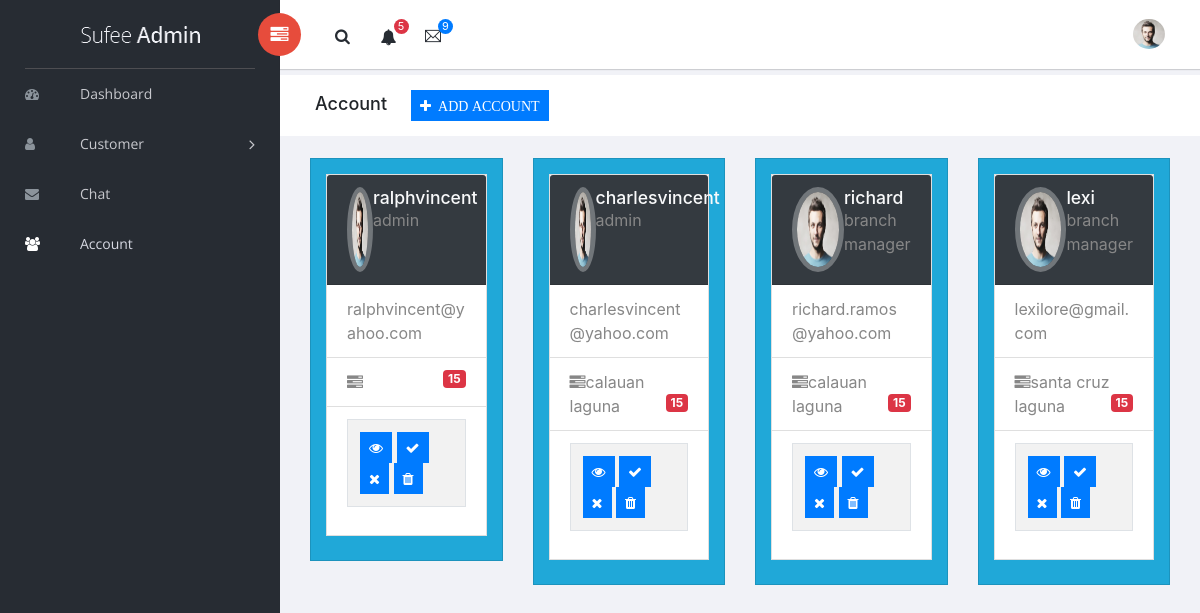
Before: /branch_manager/account.php (signed in) with the older database file.
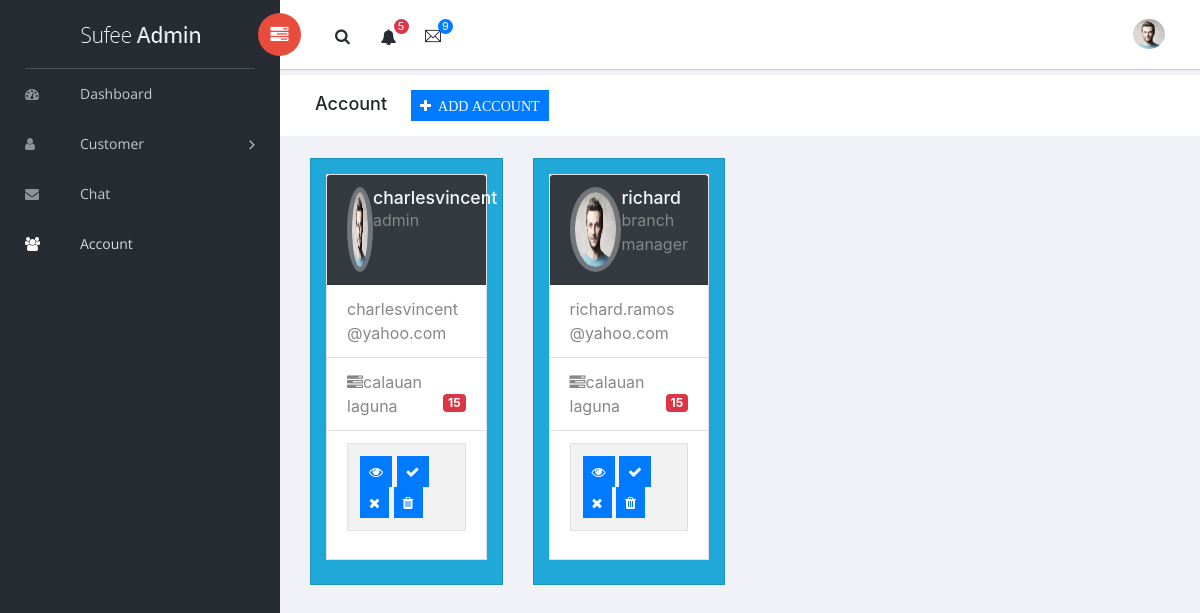
After: the same page with the newer database file.
### tables this page shows
CREATE TABLE `account` (
  `user_id` int(11) NOT NULL,
  `email_address` varchar(255) NOT NULL,
  `password` varchar(255) NOT NULL,
  `date_created` timestamp NOT NULL DEFAULT current_timestamp() ON UPDATE current_timestamp()
);

CREATE TABLE `user` (
  `user_id` int(11) NOT NULL,
  `name` varchar(255) NOT NULL,
  `Lastname` varchar(255) NOT NULL,
  `mid_name` varchar(255) NOT NULL,
  `p_address` varchar(255) NOT NULL,
  `birthday` date DEFAULT NULL,
  `t_number` int(11) NOT NULL,
  `educational` varchar(255) NOT NULL,
  `age` int(11) NOT NULL,
  `gender` varchar(255) NOT NULL,
  `civil_status` varchar(255) NOT NULL,
  `user_status` varchar(100) NOT NULL,
  `position` enum('admin','branch manager','staff') NOT NULL
);

### branch_manager/account.php (the view, shortened to what the changed rows need)
<!doctype html>
<html class="no-js" lang="en">
<head>
    <link rel="stylesheet" href="vendors/bootstrap/dist/css/bootstrap.min.css">
    <link rel="stylesheet" href="vendors/font-awesome/css/font-awesome.min.css">
    <link rel="stylesheet" href="vendors/themify-icons/css/themify-icons.css">
    <link rel="stylesheet" href="vendors/flag-icon-css/css/flag-icon.min.css">
    <link rel="stylesheet" href="vendors/selectFX/css/cs-skin-elastic.css">
    <link rel="stylesheet" href="vendors/jqvmap/dist/jqvmap.min.css">
    <link rel="stylesheet" href="assets/css/style.css">
</head>
<body>
    <div id="right-panel" class="right-panel">
       <div class="breadcrumbs">
            <div class="col-sm-4">
                <div class="page-header float-left">
                    <div class="page-title">
                        <h1>Account&nbsp
                            &nbsp&nbsp
                            <button type="submit" class="btn btn-primary btn-sm" data-toggle="modal" data-target="#add"><i class="fa fa-plus">&nbsp&nbspADD ACCOUNT</i>
                                                 </button></h1>
                    </div>
                </div>
            </div>
        </div>
        <div class="content mt-3">
            <?php
            include_once("../auth.php");
            $query = mysqli_query($con,"SELECT * FROM user");
            $query_run = mysqli_query($con,"SELECT email_address FROM account");
            while ($row=mysqli_fetch_assoc($query) AND $rows=mysqli_fetch_assoc($query_run) ) { ?>
            <div class="col-sm-6 col-lg-3">
                <div class="card text-white bg-flat-color-1">
                    <div class="card-body pb-0">
                        <aside class="profile-nav alt">
                            <section class="card">
                                <div class="card-header user-header alt bg-dark">
                                    <div class="media">
                                        <a href="#">
                                                <img class="align-self-center rounded-circle mr-3" style="width:85px; height:85px;" alt="" src="images/admin.jpg">
                                         </a>
                                        <div class="media-body">
                                            <h4 class="text-light display-6"><?php echo $row['name'];  ?></h4>
                                            <p><?php echo $row['position'];  ?></p>
                                        </div>
                                    </div>
                                </div>
                                <ul class="list-group list-group-flush">
                                    <li class="list-group-item">
                                        <a href="#"><?php echo $rows['email_address'];  ?><span class="badge badge-primary pull-right"></span></a>
                                    </li>
                                    <li class="list-group-item">
                                        <a href="#"> <i class="fa fa-tasks"></i><?php echo $row['p_address'];  ?><span class="badge badge-danger pull-right">15</span></a>
                                    </li>
                                    <li class="list-group-item">
                                        <center>
                                        <table id="bootstrap-data-table-export" class="table table-striped table-bordered">
                                    <tbody>
                                            <tr>
                                                <td>
                                                    <button type="button" class="btn btn-primary btn-sm viewbtn" data-bs-toggle="modal" data-bs-target="#view"><i class="fa fa-eye"></i> </button>
                                                    <button type="submit" class="btn btn-primary btn-sm approvebtn" data-bs-toggle="modal" data-bs-target="#approved"><i class="fa fa-check"></i></button>
                                                    <button type="submit" class="btn btn-primary btn-sm rejectbtn" data-bs-toggle="modal" data-bs-target="#reject"><i class="fa fa-times"></i></button>
                                                    <button type="submit" class="btn btn-primary btn-sm deletebtn" data-bs-toggle="modal" data-bs-target="#delete"><i class="fa fa-trash"></i></button>
                                                </td>
                                            </tr>
                                    </tbody>
                                </table>
                                        </center>
                                    </li>
                                </ul>
                            </section>
                        </aside>
                    </div>
                </div>
            </div>
             <?php } ?>
        </div>
    </div>
</body>
</html>

Changed rows visible on the page:
removed account: email_address "ralphvincent@yahoo.com"
removed user: name "ralphvincent", position "admin"
removed account: email_address "lexilore@gmail.com"
removed user: name "lexi", position "branch manager", p_address "santa cruz laguna"
